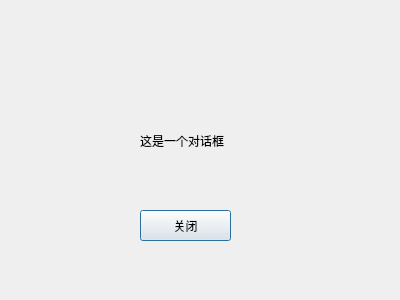
<?xml version="1.0" encoding="UTF-8"?>
<ui version="4.0">
 <class>Dialog</class>
 <widget class="QDialog" name="Dialog">
  <property name="geometry">
   <rect>
    <x>0</x>
    <y>0</y>
    <width>400</width>
    <height>300</height>
   </rect>
  </property>
  <property name="windowTitle">
   <string>Dialog</string>
  </property>
  <widget class="QPushButton" name="pushButton">
   <property name="geometry">
    <rect>
     <x>140</x>
     <y>210</y>
     <width>91</width>
     <height>31</height>
    </rect>
   </property>
   <property name="text">
    <string>关闭</string>
   </property>
  </widget>
  <widget class="QLabel" name="label">
   <property name="geometry">
    <rect>
     <x>140</x>
     <y>110</y>
     <width>101</width>
     <height>61</height>
    </rect>
   </property>
   <property name="text">
    <string>这是一个对话框</string>
   </property>
  </widget>
 </widget>
 <resources/>
 <connections/>
</ui>
